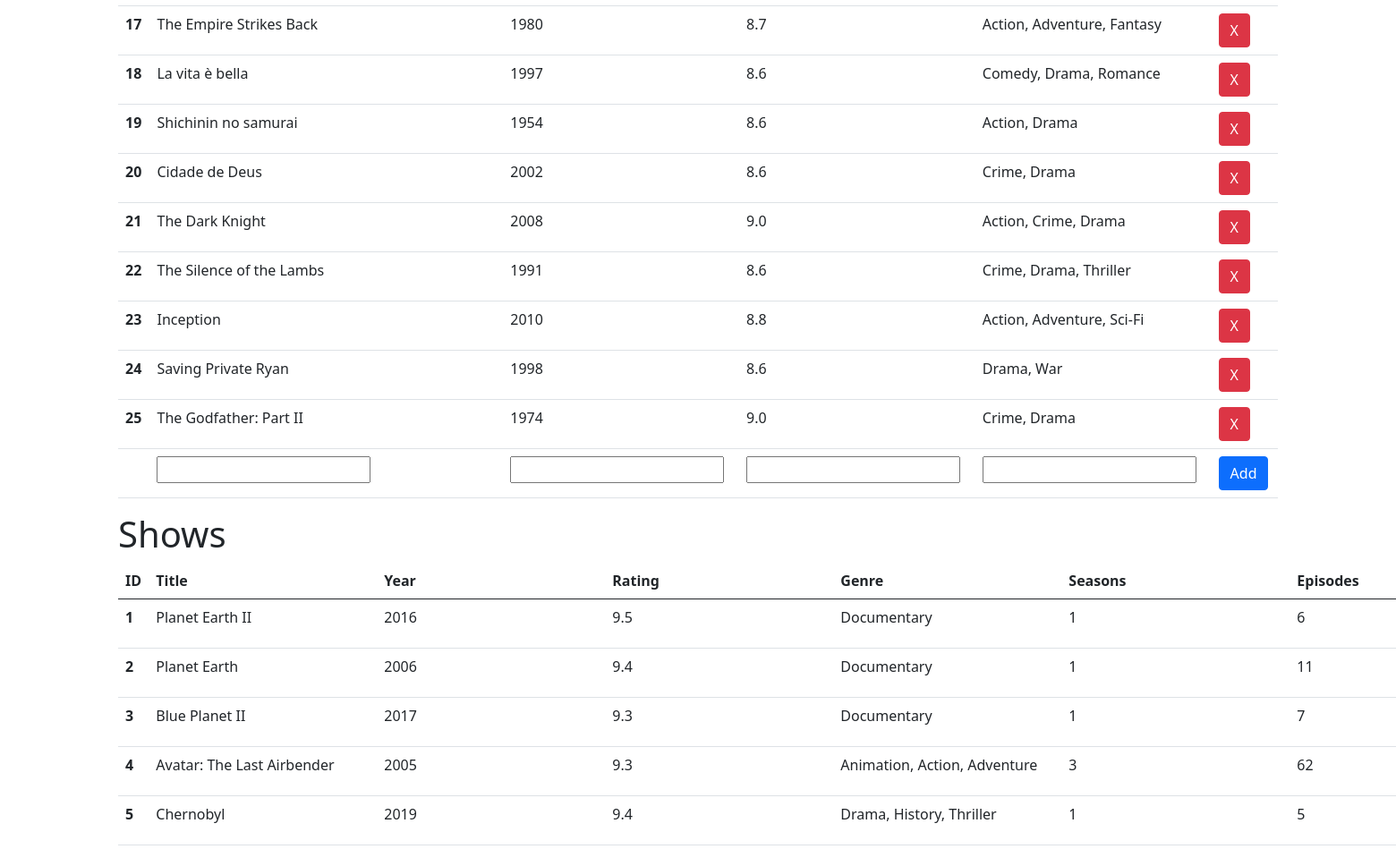
Before: / (middle part) with the older database file.
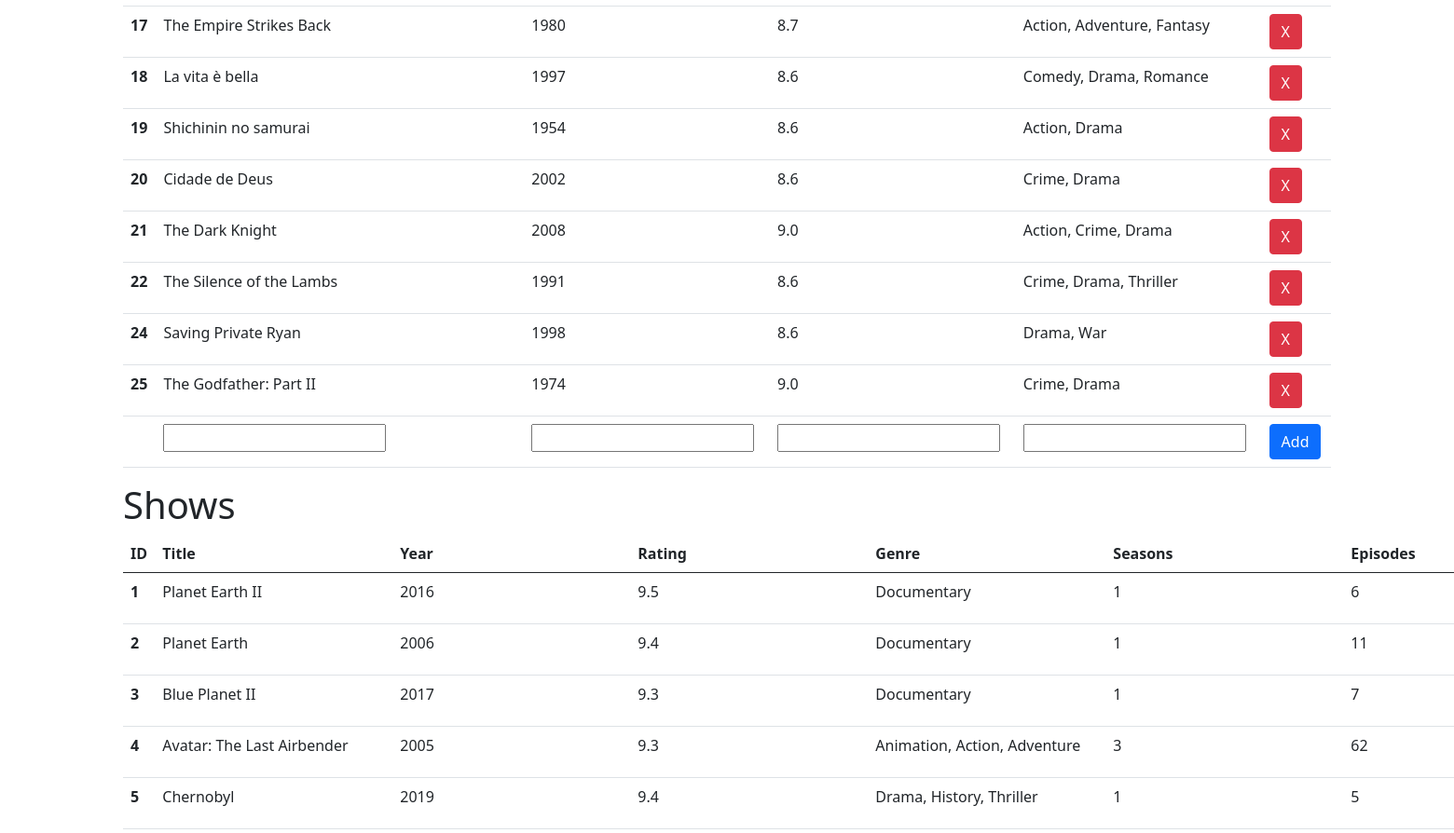
After: the same page with the newer database file.
### tables this page shows
CREATE TABLE movies
(
    id INTEGER PRIMARY KEY AUTOINCREMENT NOT NULL,
    title TEXT NOT NULL,
    year INTEGER NOT NULL,
    rating TEXT NOT NULL,
    genre TEXT NOT NULL
);

CREATE TABLE shows
(
    id INTEGER PRIMARY KEY AUTOINCREMENT NOT NULL,
    title TEXT NOT NULL,
    year INTEGER NOT NULL,
    rating TEXT NOT NULL,
    genre TEXT NOT NULL,
    seasons INTEGER NOT NULL,
    episodes INTEGER NOT NULL
);

### main.py (the view)
@app.route('/', methods=['GET', 'POST'])
def index():
    movies, shows = getData()
    if request.method == 'POST':
        if request.form['action'] == 'add':
            addItem(request.form, movies, shows)
        else:
            removeItem(request.form['id'], request.form['category'], len(movies)-1, len(shows)-1)
        return redirect(url_for('index'))
    return render_template('index.html', movies=movies, shows=shows)

### main.py (called while the page is built)
def getData():
    db_locale = os.path.dirname(__file__)+'\db\msdb.db'
    conn = sqlite3.connect(db_locale)
    c = conn.cursor()
    c.execute('SELECT * FROM movies')
    get_movies = c.fetchall()
    c.execute('SELECT * FROM shows')
    get_shows = c.fetchall()
    conn.commit()
    conn.close()
    movies, shows = refactorGET(get_movies, get_shows)
    return movies, shows

### templates/index.html (shortened to what this page needs)
<!DOCTYPE html>
<html lang="en">
<head>
  <link href="https://cdn.jsdelivr.net/npm/bootstrap@5.0.2/dist/css/bootstrap.min.css" rel="stylesheet"
>
  <link rel="stylesheet" href="https://use.fontawesome.com/releases/v5.0.7/css/all.css">
</head>
<body>
  <div class="container">
    <table class="table">
      <tbody>
        {% for item in movies %}
        <tr>
          <th scope="row">{{ item[0]}}</th>
          <td>{{ item[1]}}</td>
          <td>{{ item[2] }}</td>
          <td>{{ item[3] }}</td>
          <td>{{ item[4] }}</td>
          <form action="{{url_for('index')}}" method="POST"><td>
            <button type="submit" class="btn btn-danger">X</button></td>
          </form>
        </tr>
        {%endfor%}
        <tr>
          <form action="{{url_for('index')}}" method="POST">
            <td><div></div></td>
            <td><input type="text" name="title" id="movie_title"></td>
            <td><input type="text" name="year" id="movie_year"></td>
            <td><input type="text" name="rating" id="movie_rating"></td>
            <td><input type="text" name="genre" id="movie_genre"></td>
            <td><button type="submit" class="btn btn-primary">Add</button></td>
          </form>
        </tr>
      </tbody>
    </table>
    <h1>Shows</h1>
    <table class="table">
      <thead class="thead-dark">
        <tr>
          <th scope="col" class="id-column">ID</th>
          <th scope="col" class="title-column">Title</th>
          <th scope="col" class="year-column">Year</th>
          <th scope="col" class="rating-column">Rating</th>
          <th scope="col" class="genre-column">Genre</th>
          <th scope="col" class="seasons-column">Seasons</th>
          <th scope="col" class="episodes-column">Episodes</th>
        </tr>
      </thead>
      <tbody>
        {% for item in shows %}
        <tr>
          <th scope="row">{{ item[0]}}</th>
          <td>{{ item[1]}}</td>
          <td>{{ item[2] }}</td>
          <td>{{ item[3] }}</td>
          <td>{{ item[4] }}</td>
          <td>{{ item[5] }}</td>
          <td>{{ item[6] }}</td>
        </tr>
        {%endfor%}
      </tbody>
    </table>
  </div>
</body>
</html>

Changed rows visible on the page:
removed movies: id "23", title "Inception", year "2010", rating "8.8", genre "Action, Adventure, Sci-Fi"
